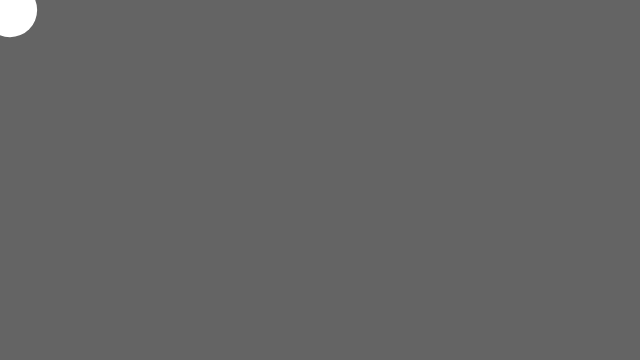
Frame 1 (no input)
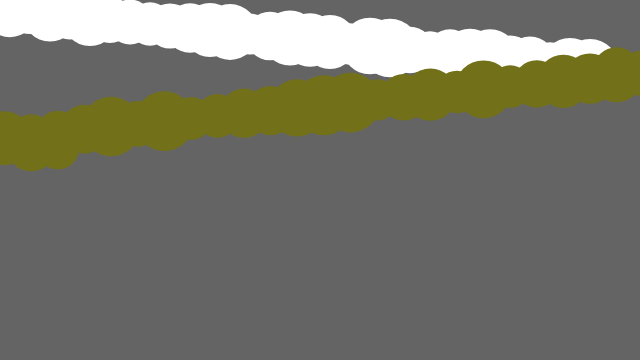
Frame 60 (no input)
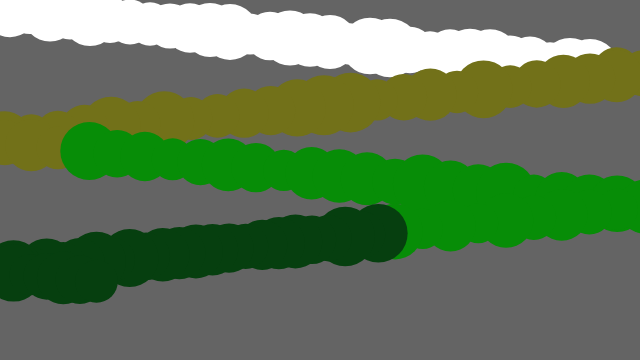
Frame 120 (the mouse pressed at the canvas centre since frame 60)

The p5.js sketch that drew these frames (run headless with seeded random() and noise() and a simulated clock; from frame 60 on, the mouse is pressed at the canvas centre):

// p5.js sketch
// ── sketch.js
var x = 10;
var y = 10;
var xSpeed = 20;
var ySpeed = 2;
var rndm = 1;
var r = 255, g = 255, b = 255;

function setup() {
	createCanvas(640, 360);
	background(100);
	fill(255);
	noStroke();
}

function draw() {
	// background(100);
	var sz = random(40, 60);
	ellipse(x, y, sz);
	
	
	if (frameCount % 30 == 0) {
		r = random(0,255);
		g = random(0,255);
		b = random(0,255);
		rndm = random(0, 2);
	}
	fill(r, g, b);

	
	x += xSpeed * rndm;
	y += ySpeed * rndm;
	if (x > width || x < 0) {
		xSpeed *= -1;
	}
	
	if (y > height || y < 0) {
		ySpeed *= -1;
	}
	// console.log(x);
}

function mousePressed() {
	rndm = random(0, 2);
}
